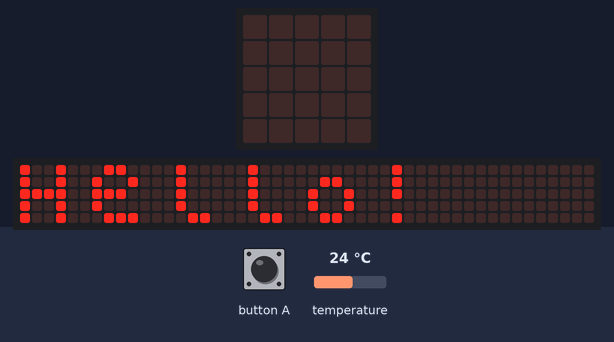
The program below on a simulated BBC micro:bit (MakeCode). Parts: the board's 5×5 LED display, a strip that is not on the board, showing the scrolling text unrolled. Inputs (shaded band) come from the test bench; at power-on: temperature 24 °C. Random numbers come from a fixed seed; the 48×5 strip is a reading aid, not a part: it shows the text the display is scrolling, unrolled, one strip-width of it at a time.

Above: at 5.6 s.
7.6 s: button A pressed for 0.15 s
At 8.5 s:
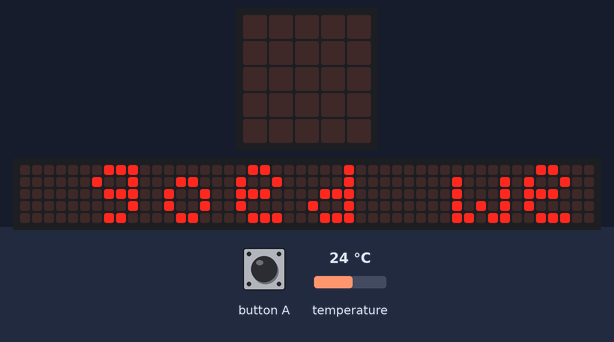
At 19.6 s:
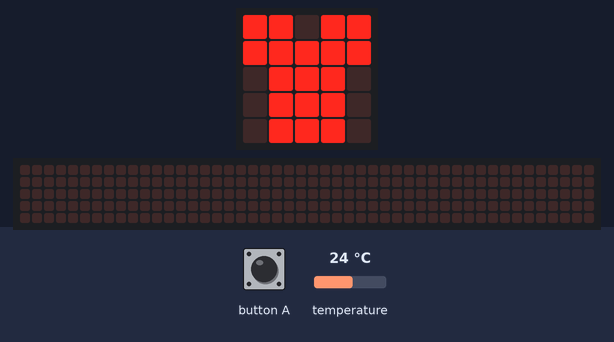

The program:

main.ts
```typescript
input.onButtonPressed(Button.A, function () {
    if (temperatuur > 25) {
        basic.showString("warm ")
        basic.showLeds(`
            # # # # #
            # # # # #
            # # . # #
            . . . . .
            . . . . .
            `)
    } else if (temperatuur > 15) {
        basic.showString(" goed weer ")
        basic.showIcon(IconNames.TShirt)
    } else if (temperatuur < 15) {
        basic.showString("brr koud ")
    }
})
input.onGesture(Gesture.Shake, function () {
    tool = randint(0, 2)
    if (tool == 0) {
        basic.showLeds(`
            . . # # #
            . # # . #
            # # . . #
            # . . . #
            # # # # #
            `)
    } else if (tool == 1) {
        basic.showLeds(`
            . # # . .
            # # # # .
            # # # # #
            # # # # #
            . # # # .
            `)
    } else {
        basic.showIcon(IconNames.Scissors)
    }
})
let tool = 0
let temperatuur = 0
basic.showString("Hello!")
basic.forever(function () {
    temperatuur = input.temperature() - 4
})
```

test.ts
```typescript
// tests gaan hier; deze zal niet worden gecompileerd wanneer dit pakket wordt gebruikt als extensie.
```

Measured:
- after the input at 7.6 s, the display: changes after 0.15 s (image 1)
- what the display in image 0 shows lasts 0.7 s, from 5.6 s to 6.3 s
- what the display in image 1 shows lasts 1.0 s, from 7.8 s to 8.8 s
